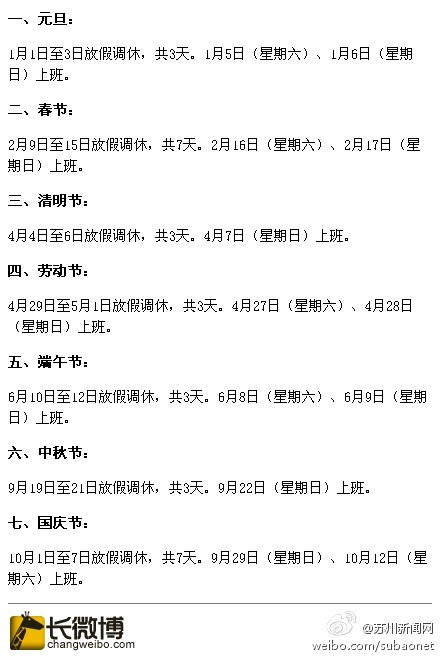
#> input picture data/holiday_notification.jpg, 440 x 659 px
$ python -i segmentation.py   (imports and definitions only)   (Python 2 division)
#> lines starting #> are read from the running program, lines starting #| are printed output that depends on the picture; after the words box and inside, x2 and y2 are one past the last pixel; in counts of white or black regions, pixels touching at a corner belong together
#> further down, picture is the input picture: shape (659, 440, 3); mean B, G, R 242.1, 242.5, 242.7
### python/deep_ocr/cv2_img_proc.py
# -*- coding: utf-8 -*-

import cv2
import numpy as np


class PreprocessBackgroundMask():

    def __init__(self, boundary):
        self.boundary = boundary

    def do(self, image):
        (lower, upper) = self.boundary
        lower = np.array(lower, dtype = "uint8")
        upper = np.array(upper, dtype = "uint8")
        mask = cv2.inRange(image, lower, upper)
        return mask


class PreprocessCropZeros(object):

    def __init__(self):
        pass

    # [34 lines left out: function do, not called in this run]


class FindImageBBox(object):
    def __init__(self, ):
        pass

    # [26 lines left out: function do, not called in this run]


class PreprocessResizeKeepRatio(object):

    def __init__(self, width, height):
        self.width = width
        self.height = height

    # [18 lines left out: function do, not called in this run]


class PreprocessResizeKeepRatioFillBG(object):

    # [95 lines left out: functions __init__, is_need_fill_bg, put_img_into_center, do, not called in this run]

### python/deep_ocr/utils.py
# -*- coding: utf-8 -*-

import numpy as np

# [20 lines left out: functions trim_string, merge_peek_ranges, not called in this run]


def extract_peek_ranges_from_array(array_vals, minimun_val=10, minimun_range=2):
    start_i = None
    end_i = None
    peek_ranges = []
    for i, val in enumerate(array_vals):
        if val > minimun_val and start_i is None:
            start_i = i
        elif val > minimun_val and start_i is not None:
            pass
        elif val < minimun_val and start_i is not None:
            end_i = i
            if end_i - start_i >= minimun_range:
                peek_ranges.append((start_i, end_i))
            start_i = None
            end_i = None
        elif val < minimun_val and start_i is None:
            pass
        else:
            raise ValueError("cannot parse this case...")
    return peek_ranges

# [46 lines left out: functions compute_median_w_from_ranges, median_split_ranges, merge_chars_into_line_segments, not called in this run]

### python/deep_ocr/id_cards/segmentation.py
# -*- coding: utf-8 -*-

import cv2
from deep_ocr.cv2_img_proc import PreprocessBackgroundMask
import numpy as np
from deep_ocr.utils import extract_peek_ranges_from_array
from deep_ocr.utils import merge_chars_into_line_segments
import os
import shutil
import sys, traceback

class Segmentation(object):

    def __init__(self, debug_path=None):
        self.debug_path = debug_path
        self.boundaries = [
                           ([0, 0, 0], [100, 100, 100]),
                           ([0, 0, 0], [150, 150, 150]),
                           ([0, 0, 0], [200, 200, 200]),
                          ]

    def check_if_good_boundary(self, boundary, norm_height, norm_width, color_img):
        preprocess_bg_mask = PreprocessBackgroundMask(boundary)
        id_card_img_mask = preprocess_bg_mask.do(color_img)
        id_card_img_mask[0:int(norm_height*0.05),:] = 0
        id_card_img_mask[int(norm_height*0.95): ,:] = 0
        id_card_img_mask[:, 0:int(norm_width*0.05)] = 0
        id_card_img_mask[:, int(norm_width*0.95):] = 0

        ## remove right head profile
        left_half_id_card_img_mask = np.copy(id_card_img_mask)
        left_half_id_card_img_mask[:, norm_width/2:] = 0

        ## Try to find text lines and chars
        horizontal_sum = np.sum(left_half_id_card_img_mask, axis=1)
        line_ranges = extract_peek_ranges_from_array(horizontal_sum)
        return len(line_ranges) >= 5 and len(line_ranges) <= 7


    def do(self, color_img):

        shape = color_img.shape
#> shape = (659, 440, 3)

        norm_height = shape[0]
#> norm_height = 659
        norm_width = shape[1]
#> norm_width = 440

        gray_id_card_img = cv2.cvtColor(color_img, cv2.COLOR_BGR2GRAY)
        clahe = cv2.createCLAHE(clipLimit=2.0, tileGridSize=(8,8))
        gray_id_card_img = clahe.apply(gray_id_card_img)

        gray_id_card_img = 255 - gray_id_card_img
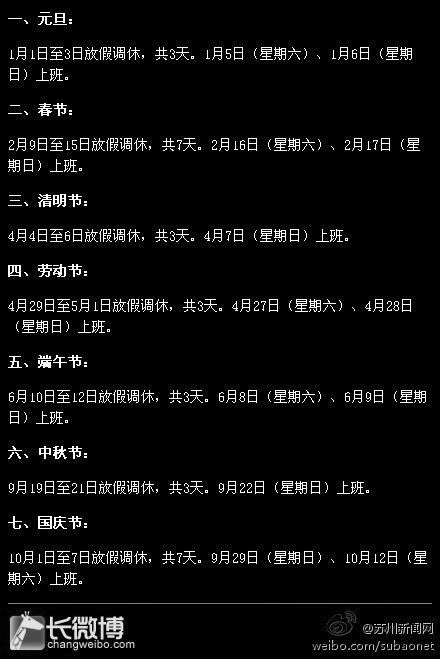
#> gray_id_card_img: shape (659, 440); min 0, max 253, mean 13.2

        best_boundary = None
        for boundary in self.boundaries:
            if self.check_if_good_boundary(
                    boundary,
                    norm_height, norm_width,
                    color_img):
                best_boundary = boundary
                break
#> this loop made 3 passes
#> pass 1, in do, `mask = cv2.inRange(image, lower, upper)`:
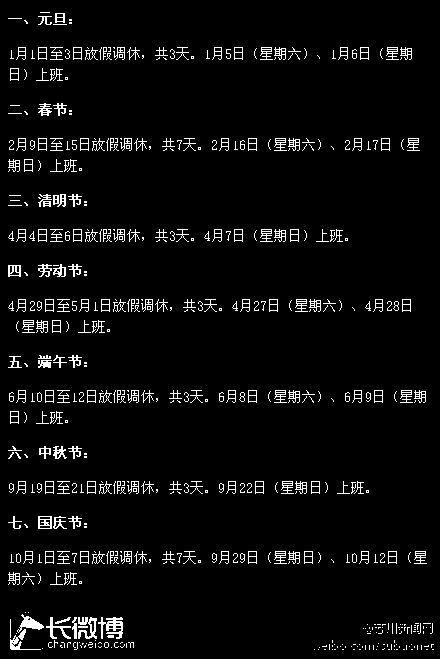
#> mask: shape (659, 440); 4.5% white in thin lines or dots
#> pass 1, in check_if_good_boundary, `left_half_id_card_img_mask = np.copy(id_card_img_mask)`:
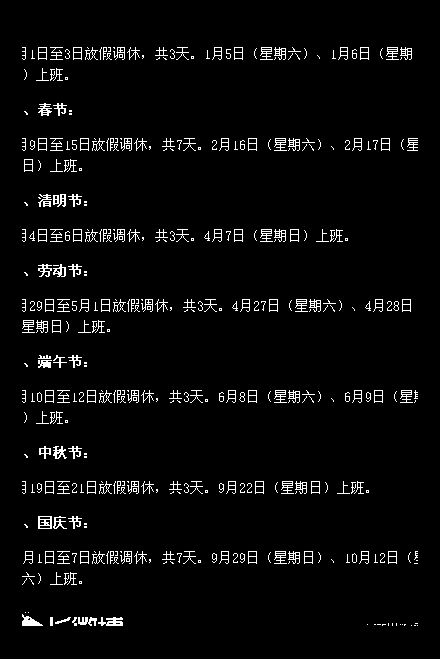
#> left_half_id_card_img_mask: shape (659, 440); 3.8% white in thin lines or dots, all inside (x1, y1, x2, y2) = (22, 47, 418, 626)
#> pass 2, in do (call 2), `mask = cv2.inRange(image, lower, upper)`:
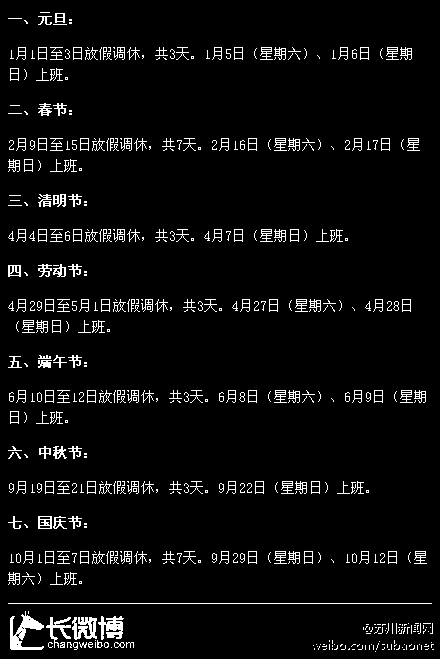
#> mask: shape (659, 440); 4.9% white in thin lines or dots
#> pass 2, in check_if_good_boundary (call 2), `left_half_id_card_img_mask = np.copy(id_card_img_mask)`:
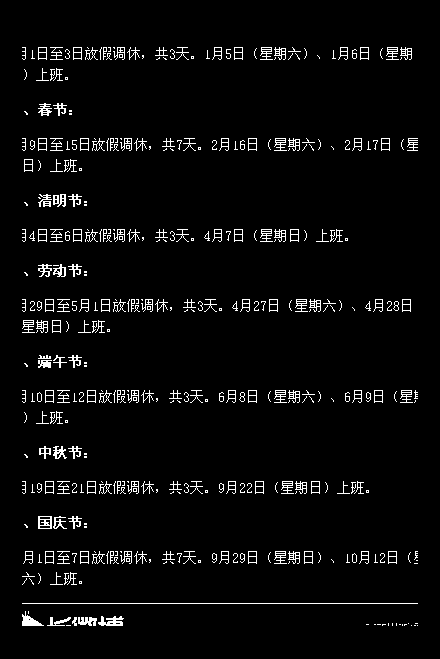
#> left_half_id_card_img_mask: shape (659, 440); 3.9% white in thin lines or dots, all inside (x1, y1, x2, y2) = (22, 47, 418, 626)
        if best_boundary is None:
            return {}

        boundary = best_boundary

        preprocess_bg_mask = PreprocessBackgroundMask(boundary)
        id_card_img_mask = preprocess_bg_mask.do(color_img)
        id_card_img_mask[0:int(norm_height*0.05),:] = 0
        id_card_img_mask[int(norm_height*0.95): ,:] = 0
        id_card_img_mask[:, 0:int(norm_width*0.05)] = 0
        id_card_img_mask[:, int(norm_width*0.95):] = 0

        ## remove right head profile
        left_half_id_card_img_mask = np.copy(id_card_img_mask)
        left_half_id_card_img_mask[:, norm_width/2:] = 0

        ## Try to find text lines and chars
        vertical_peek_ranges2d = []
        horizontal_sum = np.sum(left_half_id_card_img_mask, axis=1)
        line_ranges = extract_peek_ranges_from_array(horizontal_sum)

        ## char extraction
        for line_range in line_ranges:
            start_y, end_y = line_range
            end_y += 1
            line_img = id_card_img_mask[start_y: end_y]
            vertical_sum = np.sum(line_img, axis=0)
            vertical_peek_ranges = extract_peek_ranges_from_array(
                vertical_sum,
                minimun_val=40,
                minimun_range=1)
            vertical_peek_ranges2d.append(vertical_peek_ranges)
        vertical_peek_ranges2d = merge_chars_into_line_segments(vertical_peek_ranges2d)
        img_gray_texts = cv2.bitwise_and(gray_id_card_img,
                                         gray_id_card_img,
                                         mask=id_card_img_mask)

        key_to_segmentation = {}
        try:
            ## name extraction
            range_y = line_ranges[0]
            range_x = vertical_peek_ranges2d[0][0]
            start_x, end_x = range_x
            start_y, end_y = range_y
            w = end_x - start_x
            h = end_y - start_y
            key_to_segmentation["name"] = [(start_x, start_y, w, h), ]
            ## sex extraction
            range_y = line_ranges[1]
            range_x = vertical_peek_ranges2d[1][0]
            start_x, end_x = range_x
            start_y, end_y = range_y
            w = end_x - start_x
            h = end_y - start_y
            key_to_segmentation["sex"] = [(start_x, start_y, w, h), ]
            ## minzu extraction
            range_y = line_ranges[1]
            range_x = vertical_peek_ranges2d[1][1]
            start_x, end_x = range_x
            start_y, end_y = range_y
            w = end_x - start_x
            h = end_y - start_y
            key_to_segmentation["minzu"] = [(start_x, start_y, w, h), ]
            ## year extraction
            range_y = line_ranges[2]
            range_x = vertical_peek_ranges2d[2][0]
            start_x, end_x = range_x
            start_y, end_y = range_y
            w = end_x - start_x
            h = end_y - start_y
            key_to_segmentation["year"] = [(start_x, start_y, w, h), ]
            ## month extraction
            range_y = line_ranges[2]
            range_x = vertical_peek_ranges2d[2][1]
            start_x, end_x = range_x
            start_y, end_y = range_y
            w = end_x - start_x
            h = end_y - start_y
            key_to_segmentation["month"] = [(start_x, start_y, w, h), ]
            ## day extraction
            range_y = line_ranges[2]
            range_x = vertical_peek_ranges2d[2][2]
            start_x, end_x = range_x
            start_y, end_y = range_y
            w = end_x - start_x
            h = end_y - start_y
            key_to_segmentation["day"] = [(start_x, start_y, w, h), ]
            ## address extraction
            key_to_segmentation["address"] = []
            first_line = line_ranges[3][0]
            first_line_range_x = vertical_peek_ranges2d[3][0]
            first_line_start_x = first_line_range_x[0]
            first_line_w = first_line_range_x[1] - first_line_start_x
            for i, line_range in enumerate(line_ranges):
                if i >= 3:
                    range_y = line_range
                    range_x = vertical_peek_ranges2d[i][0]
                    start_x, end_x = range_x
                    start_y, end_y = range_y
                    if abs(first_line_start_x - start_x)> int(first_line_w * 0.05):
                        break
                    w = end_x - start_x
                    h = end_y - start_y
                    key_to_segmentation["address"].append((start_x, start_y, w, h))
            ## id extraction
            range_y = line_ranges[-1]
            range_x = vertical_peek_ranges2d[-1][0]
            start_x, end_x = range_x
            start_y, end_y = range_y
            w = end_x - start_x
            h = end_y - start_y
            key_to_segmentation["id"] = [(start_x, start_y, w, h), ]
        except:
            print "Exception in user code:"
            print '-' * 60
            traceback.print_exc(file=sys.stdout)
            print '-' * 60
            key_to_segmentation = {}

        debug_path = self.debug_path
        if debug_path is not None:
            import random

            if os.path.isdir(debug_path):
                shutil.rmtree(debug_path)
            os.makedirs(debug_path)

            debug_image_path = os.path.join(debug_path, "01_origin_img.jpg")
            debug_gray_image_path = os.path.join(debug_path, "01_gray_img.jpg")
            debug_image_mask_path = os.path.join(debug_path, "02_mask.jpg")
            debug_image_mask_text_lines_path = os.path.join(debug_path, "03_mask_text_lines.jpg")
            debug_image_left_mask_path = os.path.join(debug_path, "04_left_mask.jpg")
            debug_image_gray_texts_path = os.path.join(debug_path, "05_gray_texts.jpg")
            debug_image_chars_path = os.path.join(debug_path, "06_origin_img_chars.jpg")
            debug_image_key_to_segments_path = os.path.join(debug_path, "07_origin_img_key_to_segments.jpg")

            cv2.imwrite(debug_image_path, color_img)
            cv2.imwrite(debug_gray_image_path, 255 - gray_id_card_img)
            id_card_img_chars = np.copy(color_img)
            cv2.imwrite(debug_image_mask_path, id_card_img_mask)
            id_card_img_mask_text_lines = np.copy(id_card_img_mask)

            for i, line_range in enumerate(line_ranges):
                start_y, end_y = line_range
                id_card_img_mask_text_lines[start_y, :] = 255
                id_card_img_mask_text_lines[end_y, :] = 255

            color = (255, 0, 0)
            for i, line_range in enumerate(line_ranges):
                start_y, end_y = line_range
                for vertical_peek_range in vertical_peek_ranges2d[i]:
                    start_x, end_x = vertical_peek_range
                    cv2.rectangle(id_card_img_chars,
                                  (start_x, start_y),
                                  (end_x+1, end_y+1),
                                  color)

            key_to_segments_img = np.copy(color_img)
            for key in key_to_segmentation:
                color = (random.randint(0, 255), random.randint(0, 255), random.randint(0, 255))
                rects = key_to_segmentation[key]
                for rect in rects:
                    pt1 = (rect[0], rect[1])
                    pt2 = (rect[0] + rect[2], rect[1] + rect[3])
                    cv2.rectangle(key_to_segments_img, pt1, pt2, color)

            cv2.imwrite(debug_image_mask_text_lines_path, id_card_img_mask_text_lines)

            cv2.imwrite(debug_image_left_mask_path, left_half_id_card_img_mask)
            cv2.imwrite(debug_image_gray_texts_path, img_gray_texts)
            cv2.imwrite(debug_image_chars_path, id_card_img_chars)
            cv2.imwrite(debug_image_key_to_segments_path, key_to_segments_img)
        return key_to_segmentation


>>> import cv2
>>> picture = cv2.imread('../../../data/holiday_notification.jpg')
>>> result = Segmentation().do(picture)
#> result = 0 items
